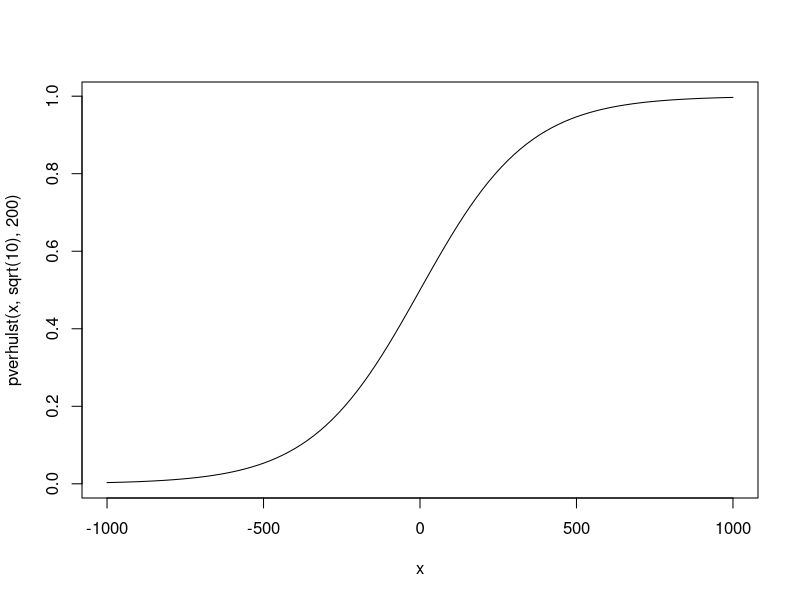
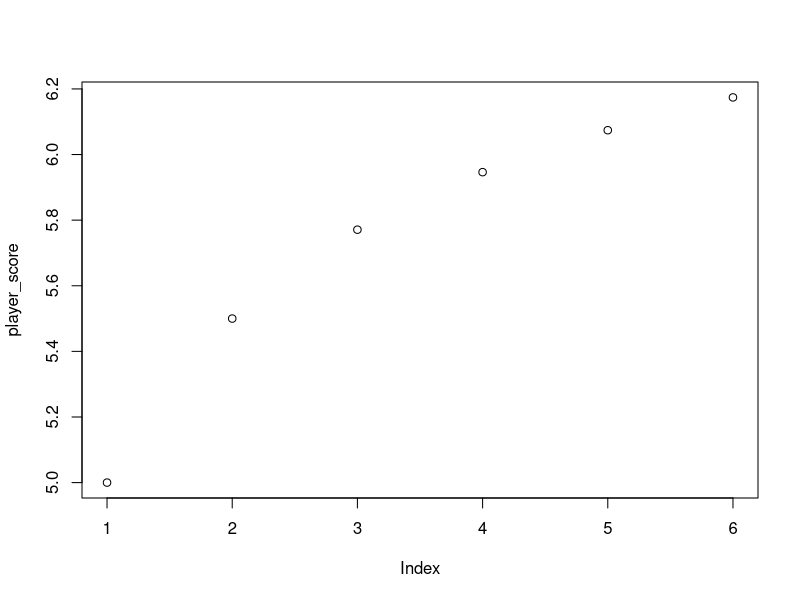

The R source for these figures, in order:

pverhulst <- function(x, base, coefficient) {
  1 / (1 + base^(-x / coefficient))
}

dverhulst <- function(x, base, coefficient) {
  log(base) * base^(-x / coefficient) / (1 + base^(-x / coefficient))^2 / coefficient
}

log_base <<- sqrt(10)
coefficient <<- 1
max_points <<- 1

curve(pverhulst(x, sqrt(10), 200), from = -1000, to = 1000)

pverhulst(32, sqrt(10), 200)

elo <- function(player_rating, opponent_rating, result) {
  stopifnot(result %in% c(0, 0.5, 1))
  
  rating_difference <- player_rating - opponent_rating
  expected_result <- pverhulst(rating_difference, .GlobalEnv$log_base, .GlobalEnv$coefficient)
  updated_player_rating <- player_rating + .GlobalEnv$max_points * (result - expected_result)
  return (updated_player_rating)
}

elo(0, 0, 1)
elo(16, -16, 1)
elo(30.5305, -30.5305, 1)
elo(43.74714, -43.74714, 1)
elo(55.80095, -55.80095, 1)
elo(66.83125, -66.83125, 1)
elo(76.96257, -76.96257, 1)
elo(86.3041, -86.3041, 1)
elo(94.95047, -94.95047, 1)
elo(102.9832, -102.9832, 1)


player_score <- c(5)
opponent_score <- c(5)
for (i in 1:5) {
  player_score <- c(player_score, elo(player_score[length(player_score)], opponent_score[length(opponent_score)], 1))
  opponent_score <- c(opponent_score, elo(opponent_score[length(opponent_score)], player_score[length(player_score)], 0))
}

plot(player_score)


# Not working
get_second_game_rating <- function(player_rating, opponent_rating) {
  # Test expression for 2nd game score between same players
  A <- .GlobalEnv$log_base^(opponent_rating - player_rating)
  B <- 2 * .GlobalEnv$log_base^(player_rating + opponent_rating) / (.GlobalEnv$log_base^opponent_rating + .GlobalEnv$log_base^player_rating)^2
  
  second_game_rating <- player_rating + 2 - 1/(1 + A) - 1 / (1 + A * .GlobalEnv$log_base^(-B))
  
  # player_rating + 2 - 1 / (1 + .GlobalEnv$log_base^(opponent_rating - player_rating)) - 1 / (1 + .GlobalEnv$log_base^(opponent_rating - player_rating) * .GlobalEnv$log_base^(-2 * .GlobalEnv$log_base^(player_rating + opponent_rating) / (.GlobalEnv$log_base^player_rating + .GlobalEnv$log_base^opponent_rating)^2))
  return (second_game_rating)
}

get_second_game_rating(5, 5)

###########################


